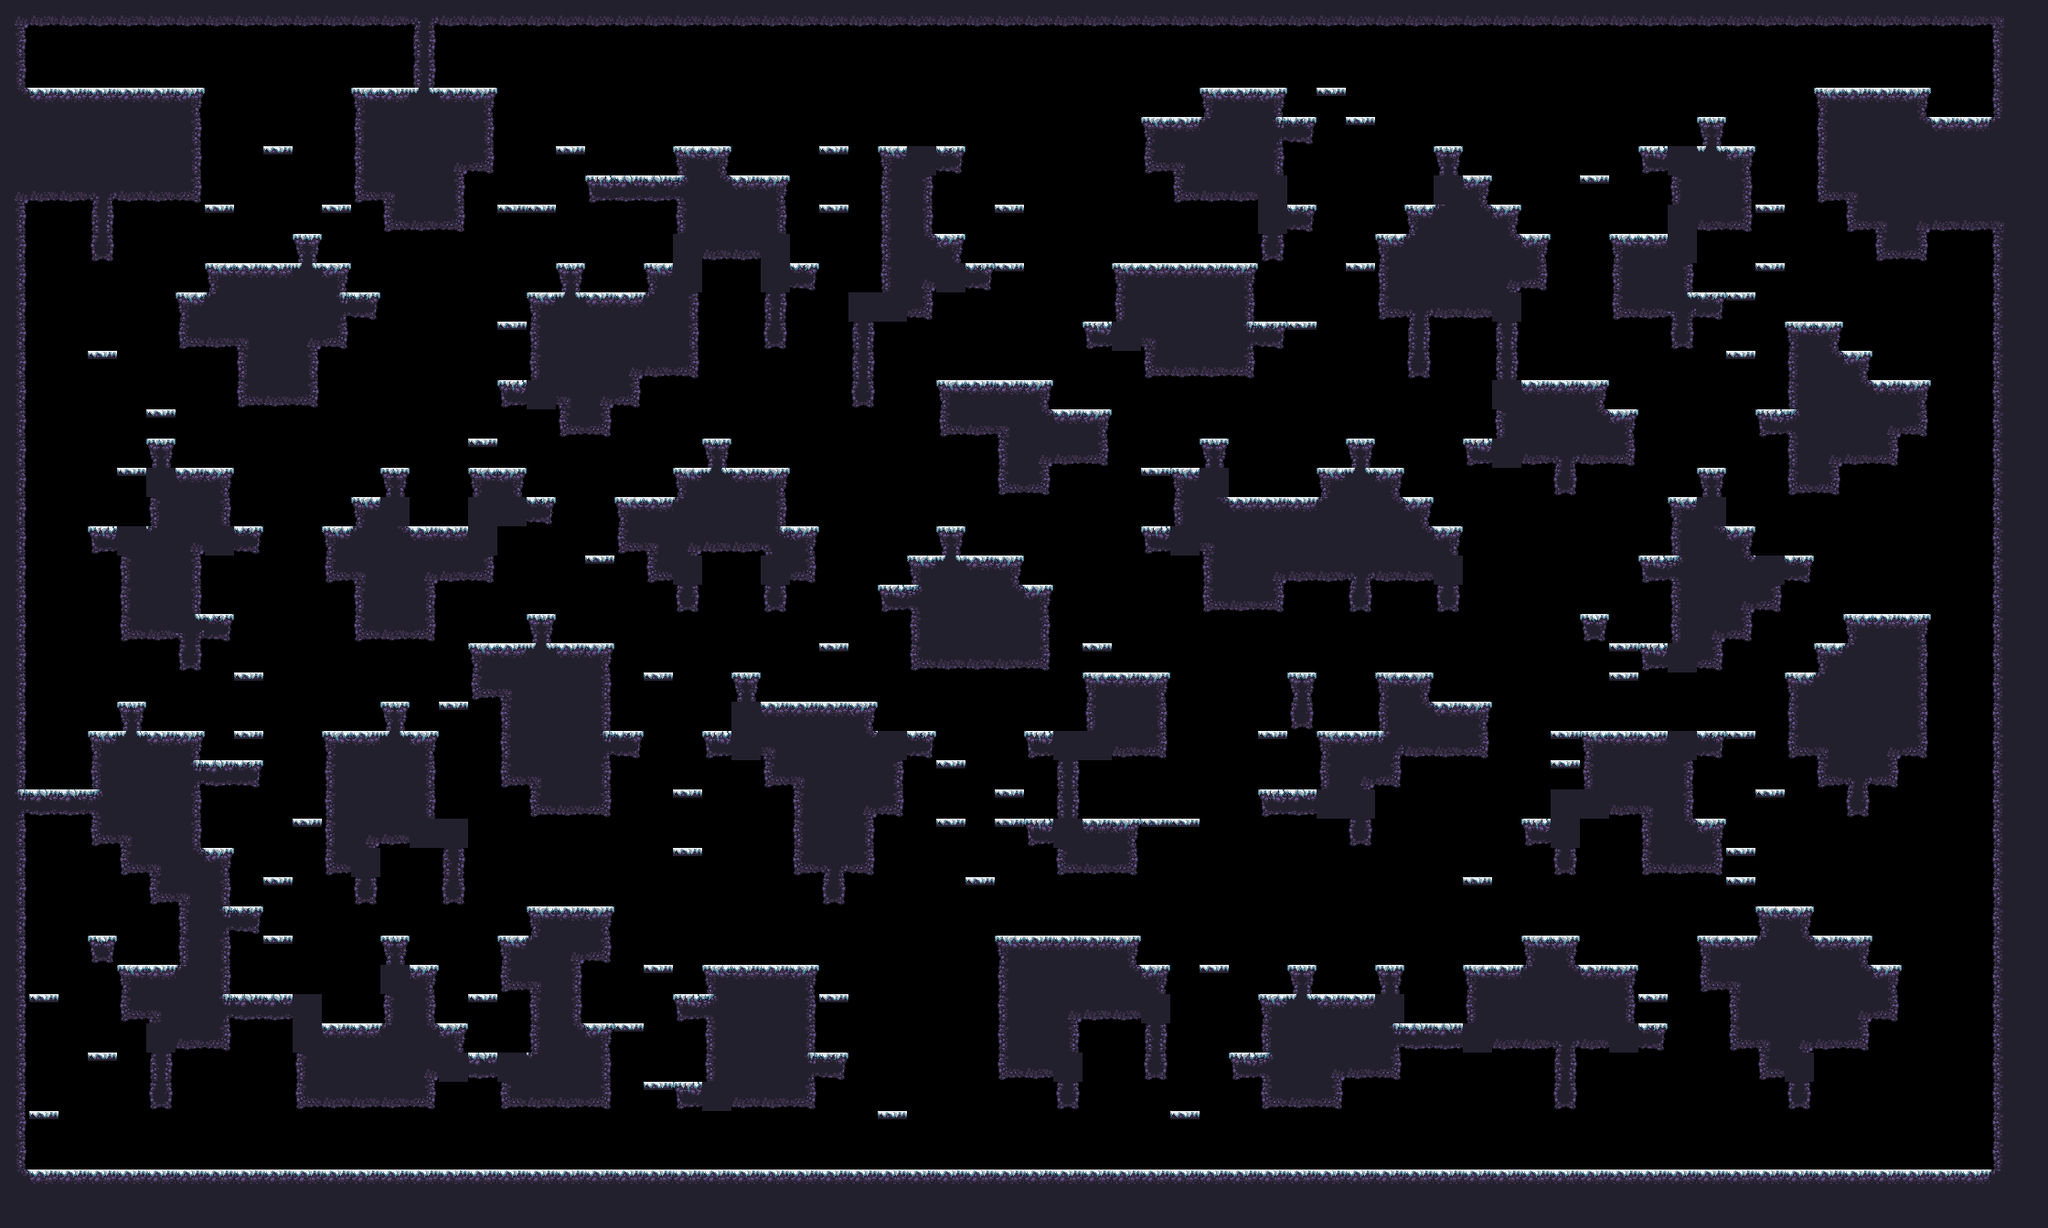

Tiled map render using the project's own tile images. Description and the map definition, with tile-layer contents summarised, below:
An orthogonal 70x42 tile map with 32x32 px tiles, 1 tile layer (main) and 17 objects (9x spawn, spawnPlayer0, spawnCrown0, spawnPlayer1, spawnCrown1, ...).

<map compressionlevel="0" height="42" infinite="0" nextlayerid="3" nextobjectid="4" orientation="orthogonal" renderorder="right-down" tiledversion="1.3.2" tileheight="32" tilewidth="32" version="1.2" width="70">
 <tileset firstgid="1" source="forest_winter_tile_set.tsx" />
 <layer height="42" id="1" name="main" width="70">
  <data>[2940 cells, 1262 non-empty, 28 distinct tile ids]</data>
 </layer>
 <objectgroup id="2" name="objects"><object id="1" name="spawnPlayer0" x="256" y="240.0" /><object id="2" name="spawnCrown0" x="288" y="240.0" /><object id="3" name="spawnPlayer1" x="2144" y="80.0" /><object id="4" name="spawnCrown1" x="1920" y="112.0" /><object id="5" name="spawnPlayer2" x="128" y="1232.0" /><object id="6" name="spawnCrown2" x="64" y="1232.0" /><object id="7" name="spawnPlayer3" x="2112" y="1232.0" /><object id="8" name="spawnCrown3" x="2080" y="1232.0" /><object id="9" name="spawn" x="1536" y="464.0" /><object id="10" name="spawn" x="1920" y="112.0" /><object id="11" name="spawn" x="1760" y="624.0" /><object id="12" name="spawn" x="416" y="464.0" /><object id="13" name="spawn" x="704" y="1232.0" /><object id="14" name="spawn" x="2144" y="80.0" /><object id="15" name="spawn" x="480" y="528.0" /><object id="16" name="spawn" x="256" y="784.0" /><object id="17" name="spawn" x="1216" y="240.0" /></objectgroup></map>
